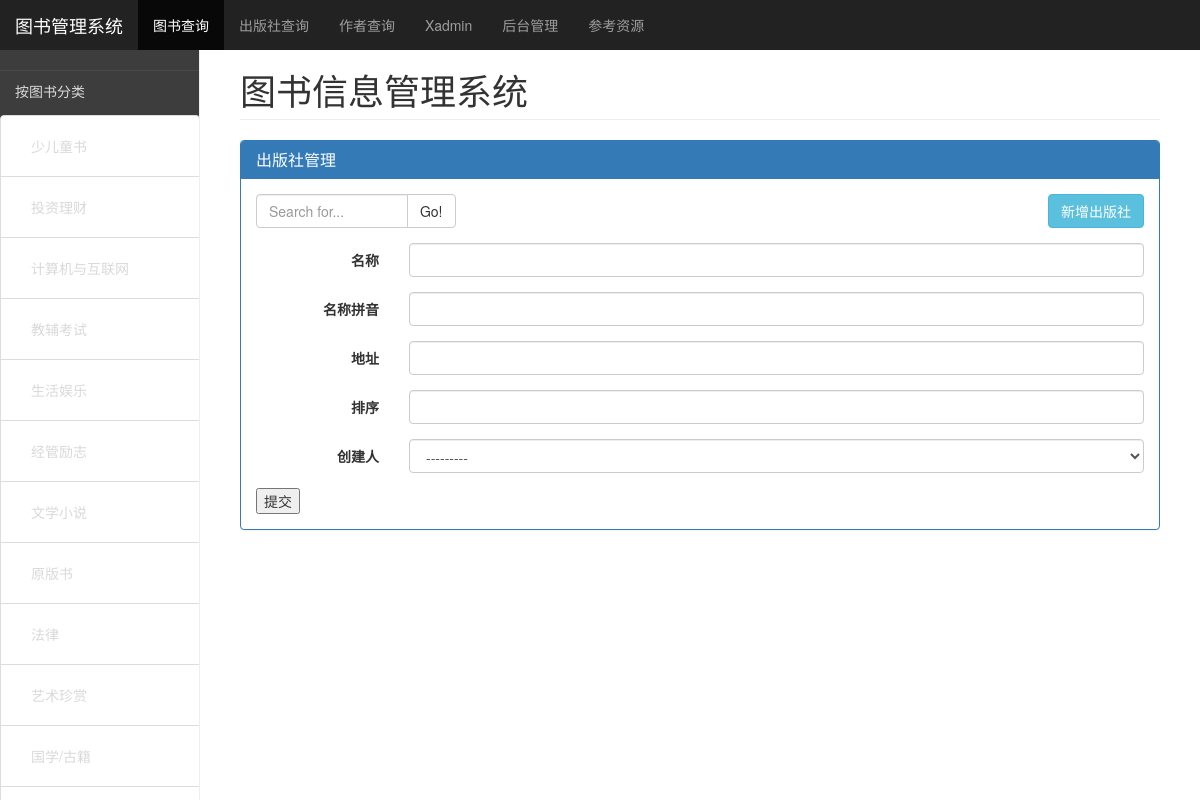
The app's page /pub/add/ with its own data.
### base/models.py (models this page shows)
class Category(models.Model):
    category = models.CharField('图书分类',max_length=255,null=True,blank=True,unique=True)
    tag = models.CharField(max_length=255,null=True,blank=True)
    order = models.IntegerField('排序', null=True, blank=True)
    create_time = models.DateTimeField('创建时间', null=True, blank=True,auto_now_add=True)
    update_time = models.DateTimeField('更新时间', null=True, blank=True, auto_now=True)
    create_user = models.ForeignKey(settings.AUTH_USER_MODEL, verbose_name='创建人', on_delete=models.CASCADE, null=True, blank=True)
    def __str__(self):
        return self.category
    class Meta:
        verbose_name = "图书分类"
        verbose_name_plural = "图书分类"

### book/views.py (the view, shortened to what this page needs)
# urls.py: url(r'^pub/add/', views.publisher_add),     # 新增出版社
def publisher_add(request):
    form = PublisherForm()
    return render(request, 'pub_add.html', locals())

### book/forms.py
class PublisherForm(forms.ModelForm):
    class Meta:
        model = models.Publisher
        fields = "__all__"
        labels = {
        }
        widgets = {
        }
        error_messages ={
            "name": {"required": "不能为空",'invalid': u'格式错误','unique': u'存在相同的数据' },
            "name_pinyin": {"required": "不能为空", 'invalid': u'格式错误', 'unique': u'存在相同的数据'},
        }
    def __init__(self, *args, **kwargs):
        super(PublisherForm, self).__init__(*args, **kwargs)
        for field in iter(self.fields):
            self.fields[field].widget.attrs.update({
                    'class': 'form-control'
            })

### base/models.py (called while the page is built)
    def __str__(self):
        return self.tag

    def __str__(self):
        return self.dynasty

### book/context_processors.py (called while the page is built)
def book_context(request):
    category = Category.objects.all().order_by('order')
    publishers = Publisher.objects.all().order_by('name_pinyin')
    authors = Author.objects.all().order_by('name_pinyin')
    context = {
     "category": category,
     "publishers": publishers,
     "authors": authors,
     }
    return context

### book/models.py (called while the page is built)
    def __str__(self):
        return self.name

    def __str__(self):
        if self.country.__str__()=='[中]':
            if self.dynasty is not None:
                return self.name+""+self.dynasty.__str__()
        elif self.country is not None:
            return self.name+""+self.country.__str__()
        return self.name

### user/models.py (called while the page is built)
    def __str__(self):
        return self.username

### templates/pub_add.html
{% extends 'base.html' %}
{% block content %}
    <div class="col-sm-9 col-sm-offset-3 col-md-10 col-md-offset-2 main">
        <h1 class="page-header">图书信息管理系统</h1>
            <div class="panel panel-primary">
                <div class="panel-heading">
                    <h3 class="panel-title">出版社管理</h3>
                </div>
                <div class="panel-body">
                    <div class="row table-toolbar">
                        <div class="col-md-3 col-sm-6">
                            <div class="input-group">
                                <input type="text" class="form-control" placeholder="Search for...">
                                <span class="input-group-btn">
                                    <button class="btn btn-default" type="button">Go!</button>
                                </span>
                            </div>
                        </div>
                        <div class="col-md-3 col-sm-6 pull-right add-btn">
                            <a href="/pub/add/" class="btn btn-info pull-right">新增出版社</a>
                        </div>
                    </div>
                    {%  include 'publisher_form.html' %}
                </div>
            </div>
    </div>
{% endblock %}

### templates/left.html (shortened to what this page needs)
<div class="container-fluid">
    <div class="row">
        <div class="col-sm-3 col-md-2 sidebar collapse" id="my-menu">
            <div class="my-menu-item" data-target="#menu-son1" data-toggle="collapse"><a>按图书分类</a></div>
            <ul class="nav nav-sidebar " id="menu-son1">
                {% for p in category %}
				       <li class="list-group-item"><a href="{% url 'category' id=p.id %}">{{p}}</a></li>
				{% endfor %}
            </ul>
        </div>

### static/dashboard.css (style rules this page uses)
body { padding-top: 50px; }
.sidebar { display: none; }
@media (min-width: 768px) { .sidebar { position: fixed; top: 50px; bottom: 0; left: 0; z-index: 1000; display: block; padding: 20px; overflow-x: hidden; overflow-y: auto; background-color: #3d3d3d; border-right: 1px solid #eee; } }
.nav-sidebar { margin-right: -21px; margin-bottom: 20px; margin-left: -20px; }
.nav-sidebar > li > a { padding-right: 20px; padding-left: 20px; }
.main { padding: 20px; }
@media (min-width: 768px) { .main { padding-right: 40px; padding-left: 40px; } }
.main .page-header { margin-top: 0; }

### static/my-style.css (style rules this page uses)
body { padding-top: 50px; }
.table-toolbar { margin-bottom: 15px; }
.my-menu-item { height: 45px; margin-left: -20px; margin-right: -20px; background-color: #3d3d3d; border-top: 1px solid #484848; }
#my-menu a { position: relative; display: block; padding: 10px 15px; background-color: transparent; cursor: pointer; color: #d9d9d9; }
.nav-sidebar { margin-bottom: 0; }

### records on screen
Category: category "少儿童书"
Category: category "投资理财"
Category: category "计算机与互联网"
Category: category "教辅考试"
Category: category "生活娱乐"
Category: category "经管励志"
Category: category "文学小说"
Category: category "原版书"
Category: category "法律"
Category: category "艺术珍赏"
Category: category "国学/古籍"

### other values on screen
{{ field.label }} "名称" "名称拼音" "地址" "排序" "创建人"
